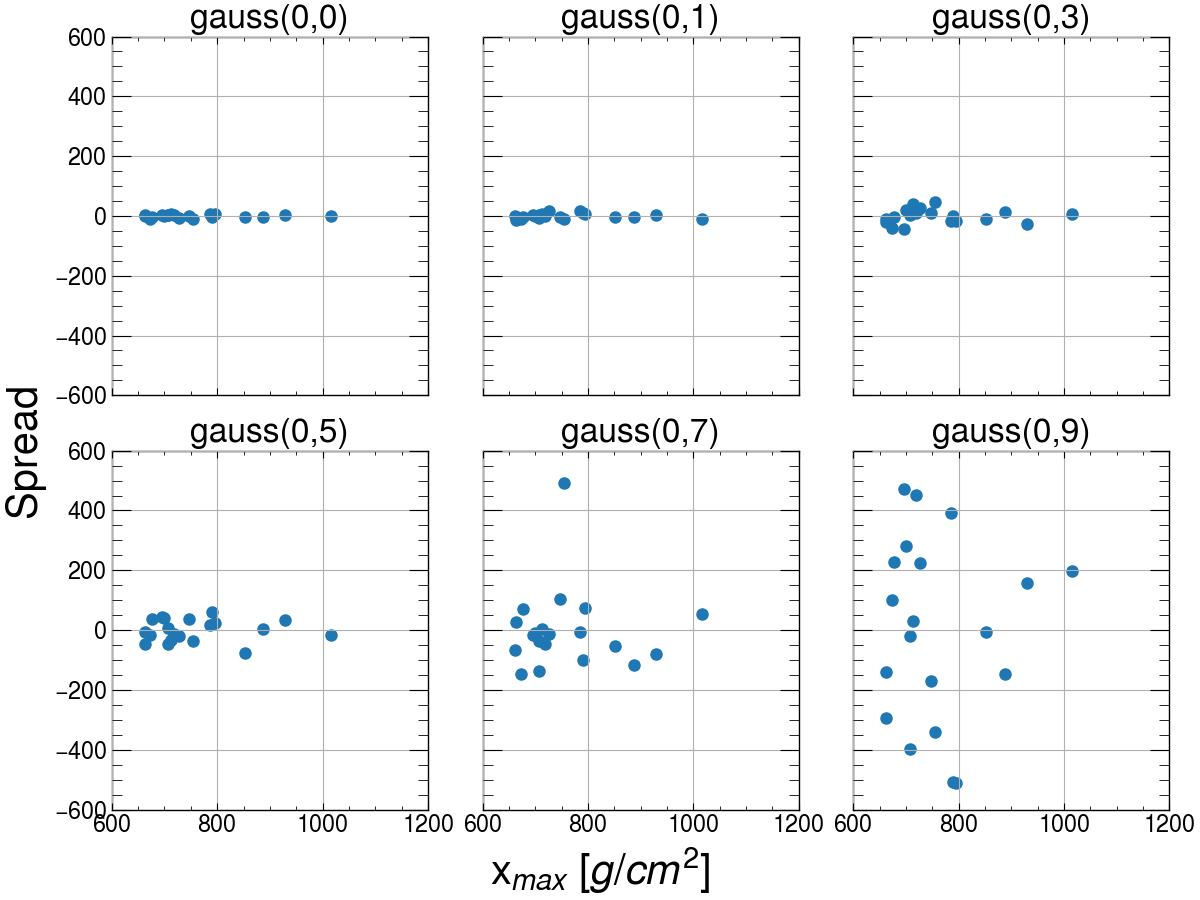

Write the Python code that produced this figure.
import numpy as np
from matplotlib import cbook
import matplotlib.colors
import matplotlib.pyplot as plt
import mplhep as hep
import os
os.chdir(os.path.dirname(os.path.abspath(__file__)))
hep.style.use("ATLAS")

#plot a 3X2 grid of plots of the spread/calculates the rms  and plots the rms vs the sigma of the plot
gauss=[[0,0],[0,1],[0,3],[0,5],[0,7],[0,9]]
#xxmaxs6 = np.genfromtxt(r"C:\Users\Echo!\OneDrive - campus.mephi.ru\Documents\proton\xmaxs.csv",delimiter=",", dtype=float)
xxmaxs6 = np.genfromtxt("xmaxs",delimiter=",", dtype=float)
s4=int(len(np.asarray(xxmaxs6))/6)

sigmas0=xxmaxs6[0:s4]
sigmas1=xxmaxs6[s4:s4*2]
sigmas3=xxmaxs6[s4*2:s4*3]
sigmas5=xxmaxs6[s4*3:s4*4]
sigmas7=xxmaxs6[s4*4:s4*5]
sigmas9=xxmaxs6[s4*5:s4*6]
subplots = [sigmas0,sigmas1,sigmas3,sigmas5,sigmas7,sigmas9]
fig, axes = plt.subplots(nrows=2, ncols=3, 
                        figsize=([12, 9]), constrained_layout=True,sharex=True,sharey=True)
j=0
zmax=0
zmin=0
rms=[]
for ax in axes.flat:
        m, b = np.polyfit(subplots[j][0::2], subplots[j][1::2], deg=1)
        scatter=subplots[j][1::2]-(m*subplots[j][0::2]+b)
        im=ax.scatter(subplots[j][0::2],scatter)
        rms.append(np.sqrt(np.mean(scatter**2)))
        #ax.axline(xy1=(0, b), slope=m, c='b' ,label=f'$y = {m:.2f}x {b:+.2f}$',alpha=0.2)
        #ax.text(0.05, 0.95, f'$y = {m:.2f}x {b:+.2} $', transform=ax.transAxes, fontsize=14, verticalalignment='top')
        ax.set_title('gauss(0,%d)'%gauss[j][1])
        ax.grid()
        j+=1
#fig.colorbar(im, ax=axes.ravel().tolist(),label="|x$_{max}$ - x$_{max} rit$|")
fig.supxlabel('x$_{max} ~[g/cm^2]$',fontsize=30)
fig.supylabel('Spread',fontsize=30)
plt.savefig('rms_xrit.png')
plt.show()


plt.figure( dpi=100)
plt.plot([0,1,3,5,7,9],rms,'o')
plt.xlim(-0.2, 10)
plt.xlabel('sigma $\sigma_t$ [ns]')
plt.ylabel('RMS of rit spread')
plt.grid( linestyle='--', linewidth=0.5)
plt.savefig('rms.png')
plt.show()
